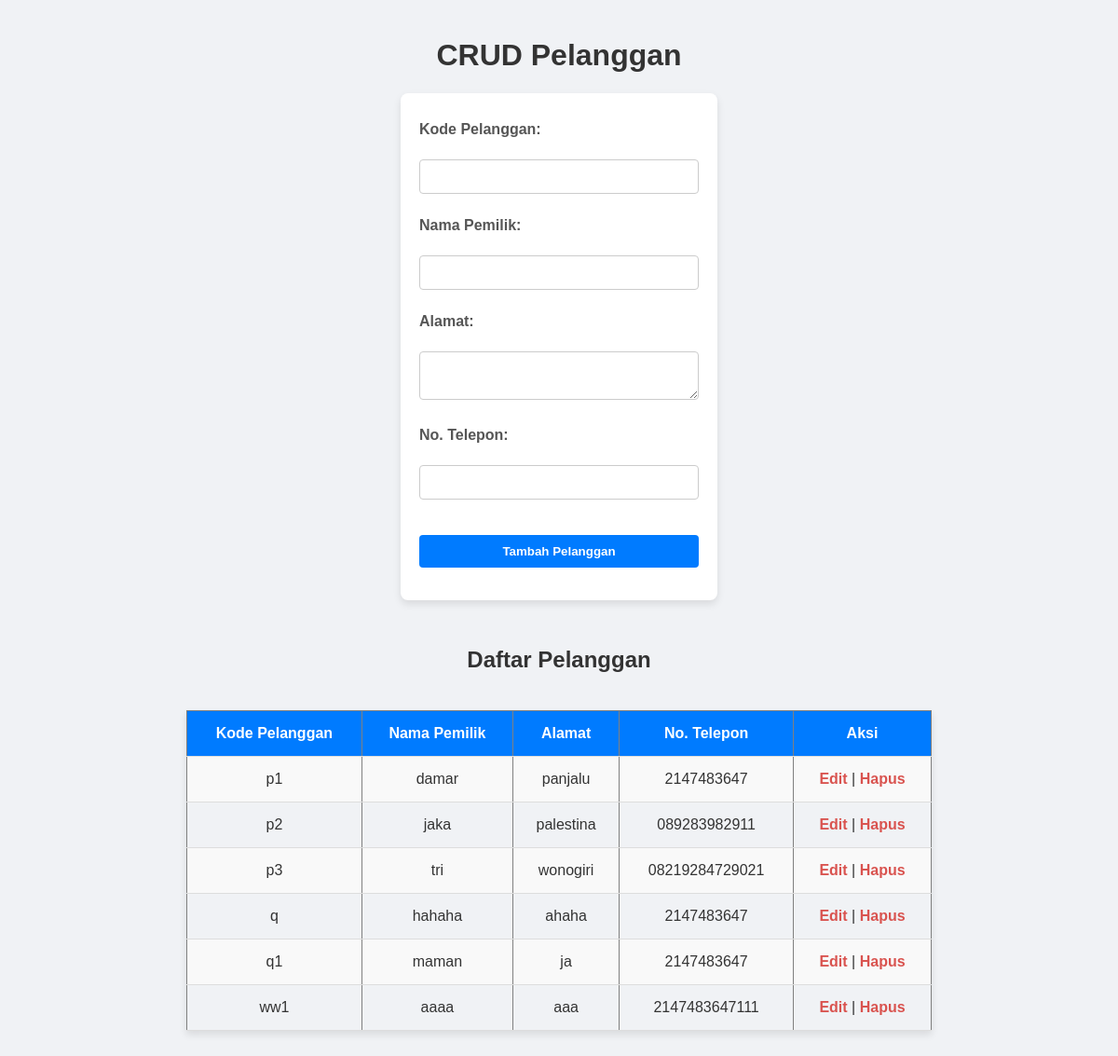
The app's page /pelanggan.php with its own data.
### tables this page shows
CREATE TABLE `pelanggan` (
  `kode_pelanggan` varchar(4) NOT NULL,
  `nama_pemilik` varchar(20) NOT NULL,
  `alamat` varchar(35) NOT NULL,
  `telp` varchar(15) DEFAULT NULL
);

### pelanggan.php (the view, shortened to what this page needs)
<?php
include 'db.php';
$edit = false;
?>
<!DOCTYPE html>
<html lang="en">
<head>
</head>
<body>
    <h1>CRUD Pelanggan</h1>
    <form method="POST">
        <label>Kode Pelanggan:</label><br>
        <input type="text" name="kode_pelanggan"
               value="<?= $edit ? $data['kode_pelanggan'] : ''; ?>"
               <?= $edit ? 'readonly' : ''; ?> required><br>
        <label>Nama Pemilik:</label><br>
        <input type="text" name="nama_pemilik"
               value="<?= $edit ? $data['nama_pemilik'] : ''; ?>" required><br>
        <label>Alamat:</label><br>
        <textarea name="alamat" required><?= $edit ? $data['alamat'] : ''; ?></textarea><br>
        <label>No. Telepon:</label><br>
        <input type="text" name="telp"
       value="<?= $edit ? $data['telp'] : ''; ?>"
       required pattern="\d+" maxlength="15"><br><br>
        <?php if ($edit): ?>
            <button type="submit" name="update">Update Pelanggan</button>
        <?php else: ?>
            <button type="submit" name="tambah">Tambah Pelanggan</button>
        <?php endif; ?>
    </form>
    <h2>Daftar Pelanggan</h2>
    <table border="1" cellpadding="10" cellspacing="0">
        <tr>
            <th>Kode Pelanggan</th>
            <th>Nama Pemilik</th>
            <th>Alamat</th>
            <th>No. Telepon</th>
            <th>Aksi</th>
        </tr>
        <?php
        $result = mysqli_query($koneksi, "SELECT * FROM pelanggan");
        while ($row = mysqli_fetch_assoc($result)) :
        ?>
        <tr>
            <td><?= $row['kode_pelanggan']; ?></td>
            <td><?= $row['nama_pemilik']; ?></td>
            <td><?= $row['alamat']; ?></td>
            <td><?= $row['telp']; ?></td>
            <td>
                <a href="pelanggan.php?edit=<?= $row['kode_pelanggan']; ?>">Edit</a> |
                <a href="pelanggan.php?hapus=<?= $row['kode_pelanggan']; ?>"
                   onclick="return confirm('Yakin ingin menghapus?');">Hapus</a>
            </td>
        </tr>
        <?php endwhile; ?>
    </table>
</body>
</html>

### pelanggan.php (style rules this page uses)
body { font-family: Arial, sans-serif; background-color: #f0f2f5; color: #333; display: flex; flex-direction: column; align-items: center; margin: 0; padding: 20px; }
h1, h2 { color: #333; }
form { background-color: #fff; padding: 20px; border-radius: 8px; box-shadow: 0px 4px 8px rgba(0, 0, 0, 0.1); width: 300px; margin-bottom: 30px; }
form label { font-weight: bold; color: #555; margin-top: 10px; display: block; }
form input[type="text"], form textarea, form button { width: 100%; padding: 10px; margin: 5px 0 15px; border: 1px solid #ccc; border-radius: 4px; box-sizing: border-box; }
form textarea { resize: vertical; }
form button { background-color: #007bff; color: #fff; border: none; cursor: pointer; font-weight: bold; }
table { width: 90%; max-width: 800px; margin: 20px 0; border-collapse: collapse; box-shadow: 0px 4px 8px rgba(0, 0, 0, 0.1); overflow: hidden; }
table th, table td { padding: 15px; text-align: center; border-bottom: 1px solid #ddd; }
table th { background-color: #007bff; color: white; font-weight: bold; }
table tr:nth-child(even) { background-color: #f9f9f9; }
a { color: #d9534f; text-decoration: none; font-weight: bold; }

### records on screen
pelanggan: kode_pelanggan "p1", nama_pemilik "damar", alamat "panjalu", telp "2147483647"
pelanggan: kode_pelanggan "p2", nama_pemilik "jaka", alamat "palestina", telp "089283982911"
pelanggan: kode_pelanggan "p3", nama_pemilik "tri", alamat "wonogiri", telp "08219284729021"
pelanggan: kode_pelanggan "q", nama_pemilik "hahaha", alamat "ahaha", telp "2147483647"
pelanggan: kode_pelanggan "q1", nama_pemilik "maman", alamat "ja", telp "2147483647"
pelanggan: kode_pelanggan "ww1", nama_pemilik "aaaa", alamat "aaa", telp "2147483647111"
